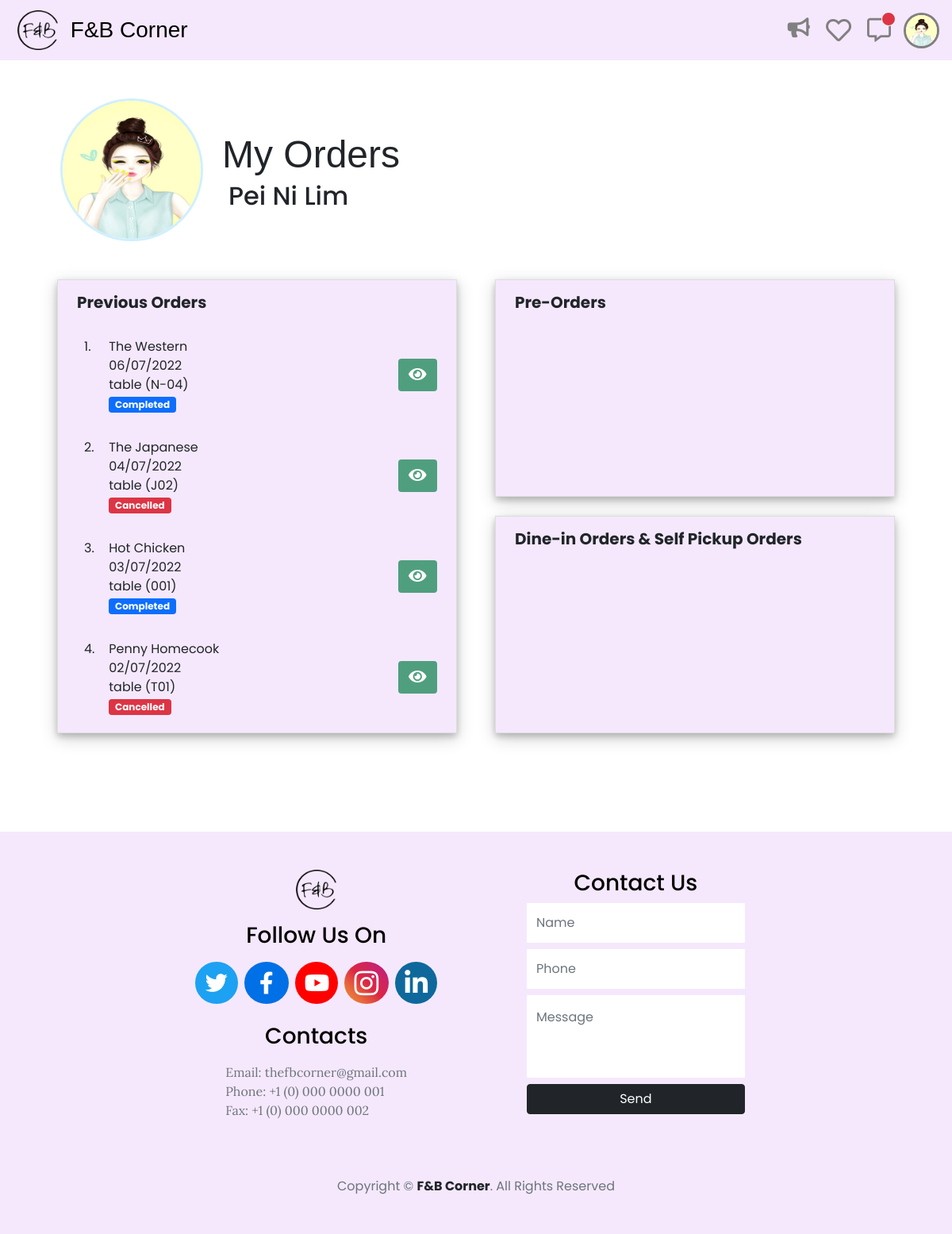
/fbcorner/store/php/pages/order/my_order.php (signed in), run on the app's committed database.
### tables this page shows
CREATE TABLE `customer` (
  `cus_id` varchar(5) NOT NULL,
  `firstname` varchar(32) NOT NULL,
  `lastname` varchar(32) NOT NULL,
  `email` varchar(96) NOT NULL,
  `contact_num` varchar(12) NOT NULL,
  `password` varchar(1000) NOT NULL,
  `profile_pic` varchar(255) NOT NULL DEFAULT 'default_pp.png',
  `join_date` date NOT NULL DEFAULT current_timestamp()
);

CREATE TABLE `order` (
  `order_id` int(11) NOT NULL,
  `rest_id` varchar(5) NOT NULL,
  `cus_id` varchar(5) NOT NULL,
  `table_id` int(11) NOT NULL,
  `pickup_time` datetime DEFAULT NULL,
  `item_quantity` longtext NOT NULL CHECK (json_valid(`item_quantity`)),
  `voucher_id` int(11) NOT NULL,
  `reservation_id` int(11) NOT NULL,
  `status` varchar(100) NOT NULL,
  `additional_notes` varchar(1000) NOT NULL,
  `remarks` varchar(1000) NOT NULL,
  `promotions` longtext DEFAULT NULL CHECK (json_valid(`promotions`)),
  `created_date` datetime NOT NULL DEFAULT current_timestamp(),
  `modified_date` datetime NOT NULL DEFAULT current_timestamp(),
  `deleted_data` longtext NOT NULL DEFAULT '[]'
);

CREATE TABLE `restaurant` (
  `rest_id` varchar(5) NOT NULL,
  `rest_name` varchar(100) NOT NULL,
  `owner_name` varchar(64) NOT NULL,
  `owner_contact_num` varchar(12) NOT NULL,
  `owner_email` varchar(96) NOT NULL,
  `contact_num` varchar(12) NOT NULL,
  `email` varchar(96) NOT NULL,
  `address` varchar(400) NOT NULL,
  `city` varchar(20) DEFAULT NULL,
  `rest_profile` varchar(255) NOT NULL DEFAULT 'default_pp_rest.png',
  `cover_photo` varchar(255) NOT NULL DEFAULT 'default_cover.png',
  `documents` longtext NOT NULL CHECK (json_valid(`documents`)),
  `description` varchar(1000) NOT NULL,
  `dining_style_id` int(11) NOT NULL DEFAULT 0,
  `tags` longtext NOT NULL DEFAULT '[]',
  `opening_hours` longtext NOT NULL DEFAULT '[]',
  `daily_opening_hours` longtext NOT NULL DEFAULT '[]',
  `photos` longtext NOT NULL DEFAULT '[]',
  `additional_notes` varchar(1000) NOT NULL,
  `join_date` date NOT NULL DEFAULT current_timestamp()
);

CREATE TABLE `table` (
  `table_id` int(11) NOT NULL,
  `rest_id` varchar(5) NOT NULL,
  `table_num_name` varchar(10) NOT NULL,
  `capacity` int(11) NOT NULL,
  `status` int(11) NOT NULL DEFAULT 1,
  `sort_order` int(11) NOT NULL DEFAULT 0
);

### fbcorner/store/php/helpers/customer.php (called while the page is built, shortened)
<?php
    function getCustomer($connection, $cus_id){
        $sql = "SELECT * FROM customer WHERE `cus_id` = '" . $cus_id . "'";
        $statement = $connection->query($sql);
        $results = $statement->fetch_array(MYSQLI_ASSOC);
        return $results;
    }
?>

### fbcorner/admin/php/helpers/order.php (called while the page is built, shortened)
<?php
    function getCustomerOrders($connection, $cus_id, $filter_data = array()){
        $sql = "SELECT o.*, rr.*, o.order_id AS order_id, CASE WHEN (o.reservation_id != '0') THEN (CASE WHEN CONCAT(r.date, ' ', ts.start_time) IS NULL THEN r.date ELSE CONCAT(r.date, ' ', ts.start_time) END) ELSE o.created_date END AS `datetime` FROM `order` o LEFT JOIN reservation r ON (r.reservation_id = o.reservation_id) LEFT JOIN time_slot ts ON (CAST(ts.time_slot_id AS CHAR) = (JSON_EXTRACT(r.time_slot_id, '$[0]'))) LEFT JOIN rating_review rr ON (rr.order_id = o.order_id) WHERE o.cus_id = '" . $cus_id . "'";
        if (isset($filter_data['preorder'])){
            $sql .= " AND o.reservation_id != '0'";
        }
        if (isset($filter_data['status'])){
            $sql .= " AND o.status = '" . $filter_data['status'] . "'";
        }
        if (isset($filter_data['statuses'])){
            $sql .= " AND o.status IN ('" . $filter_data['statuses'][0] . "'";
            foreach ($filter_data['statuses'] as $key => $status){
                if ($key != 0)
                    $sql .= ",'" . $status . "'";
            }
            $sql .= ")";
        }
        if (isset($filter_data['not_statuses'])){
            $sql .= " AND o.status NOT IN ('" . $filter_data['not_statuses'][0] . "'";
            foreach ($filter_data['not_statuses'] as $key => $not_status){
                if ($key != 0)
                    $sql .= ",'" . $not_status . "'";
            }
            $sql .= ")";
        }
        if (isset($filter_data['order_by']) && isset($filter_data['asc_desc'])){
            $sql .= " ORDER BY o." . $filter_data['order_by'] . " " . $filter_data['asc_desc'];
        } elseif (isset($filter_data['asc_desc'])) {
            $sql .= " ORDER BY `datetime` DESC";
        } else {
            $sql .= " ORDER BY `datetime` ASC";
        }
        $statement = $connection->query($sql);
        $results = $statement->fetch_all(MYSQLI_ASSOC);
        return $results;
    }
?>

### fbcorner/admin/php/helpers/restaurant.php (called while the page is built, shortened)
<?php
    function getRestaurant($connection, $rest_id){
        $sql = "SELECT *, TODAY_OPENING_CLOSING_TIME(daily_opening_hours, 'open') AS opening_time, TODAY_OPENING_CLOSING_TIME(daily_opening_hours, 'close') AS closing_time FROM restaurant WHERE `rest_id` = '" . $rest_id . "'";
        $statement = $connection->query($sql);
        $results = $statement->fetch_array(MYSQLI_ASSOC);
        return $results;
    }
?>

### fbcorner/admin/php/helpers/table.php (called while the page is built, shortened)
<?php
    function getTable($connection, $table_id){
        $sql = "SELECT * FROM `table` WHERE `table_id` = '" . $table_id . "'";
        $statement = $connection->query($sql);
        $results = $statement->fetch_array(MYSQLI_ASSOC);
        return $results;
    }
?>

### fbcorner/store/php/pages/order/my_order.php (the view, shortened to what this page needs)
<?php
    include_once '../../../../db_connect.php';
    include_once '../../../../admin/php/helpers/order.php';
    include_once '../../../../admin/php/helpers/reservation.php';
    include_once '../../../../admin/php/helpers/restaurant.php';
    include_once '../../../../admin/php/helpers/table.php';
    include_once '../../../../admin/php/helpers/rating_review.php';
    if (isset($_SESSION['login_cus_id'])) {
      $previous_orders = getCustomerOrders($connection, $_SESSION['login_cus_id'], ['statuses' => ['Completed', 'Cancelled', 'Disabled'], 'asc_desc' => 'DESC']);
?>
<!DOCTYPE html>
<html lang="en">
<head>
    <?php include_once '../../../../link.php'?>
</head>
<body>
    <?php include_once '../../common/navigation_bar.php'; ?>
    <div class="d-flex flex-column" style="min-height: calc(100% - 76px)">
    <main>
      <div class="m-5">
        <div class="row row-cols-1 row-cols-sm-2 row-cols-md-2 mx-3">
            <div class="col-sm-12 col-md-2 d-flex" style="min-width: 180px;" id="title-image">
                <img width='180' height='180' class='rounded-circle align-self-center' style="border: 3px solid #d0efff;" src="../../../uploads/profile_pic/<?=$profile_img?>">
            </div>
            <div class="col-sm-12 col-md-10 align-self-center d-flex flex-column" id="title-name" style="width: fit-content;">
                <h1 style="cursor: default; font-size: 3rem;" class="mb-1 pt-2 font-bernard d-inline-block text-nowrap">My Orders</h1>
                <h2 class="mb-1 d-inline-block" style="cursor: default;"><?=$customer['firstname'] . ' ' . $customer['lastname']?></h2>
            </div>
        </div>
        <div class="row row-cols-1 row-cols-sm-1 row-cols-md-2 m-auto mb-3 mt-5" style="margin-bottom: 100px !important;">
          <div class="col p-0 px-4 mb-4 mt-0">
            <div class="box-style color-2 column">
              <div class="color-2 px-3 pt-2 w-100">
                <h5 class="fw-bold m-2">Previous Orders</h5>
                <table class="m-3 text-nowrap">
                <?php $counter = 1; ?>
                  <tbody>
                    <?php foreach ($previous_orders as $previous_order) { ?>
                      <tr style="height: 127px;">
                        <td class="align-top pt-3" width="7%"><?=$counter?>.</td>
                        <td class="align-top pt-3 pe-3">
                          <?=getRestaurant($connection, $previous_order['rest_id'])['rest_name']?><br>
                          <?=date('d/m/Y', strtotime($previous_order['datetime']))?><br>
                          <?php if ($previous_order['table_id'] != '0') { ?>
                            <?php $this_table_info = getTable($connection, $previous_order['table_id']);?>
                            table (<?=empty($this_table_info) ? json_decode($previous_order['deleted_data'], true)['table_num_name'] : $this_table_info['table_num_name']?>)<br>
                          <?php } else { ?>
                            <span class="text-danger">* </span>Self Pickup<br>
                          <?php } ?>
                          <?php if ($previous_order['status'] == 'Cancelled') { ?>
                            <span class="badge bg-danger">Cancelled</span>
                          <?php } elseif ($previous_order['status'] == 'Disabled') { ?>
                            <span class="badge bg-secondary">Disabled</span>
                          <?php } else { ?>
                            <span class="badge bg-primary">Completed</span>
                          <?php } ?>
                        </td>
                        <td>
                          <?php if ($previous_order['reservation_id'] == '0') { ?>
                          <button type="button" style="float: right;" class="btn bg-success bg-opacity-75 ms-2" onclick="viewDetails(<?=$previous_order['order_id']?>);" data-bs-toggle="tooltip" data-bs-placement="top" title="View"><i class="fas fa-eye font-size-20 text-white m-0 p-0" style="line-height: 25px;"></i></button>
                          <?php } else { ?>
                          <button type="button" style="float: right;" class="btn bg-success bg-opacity-75 ms-2" onclick="viewPreOrderDetails(<?=$previous_order['order_id']?>,<?=$previous_order['reservation_id']?>);" data-bs-toggle="tooltip" data-bs-placement="top" title="View"><i class="fas fa-eye font-size-20 text-white m-0 p-0" style="line-height: 25px;"></i></button>
                          <?php } ?>
                        </td>
                      </tr>
                      <?php $counter++; ?>
                    <?php } ?>
                  </tbody>
                </table>
              </div>
            </div>
          </div>
          <div class="col p-0 px-4 mb-4 mt-0" id="upcoming-dine-in-order-wrapper">
            <div class="box-style p-0 mt-0 color-2">
                <div class="color-2 px-3 pt-2 w-100">
                <h5 class="fw-bold m-2">Pre-Orders</h5>
                </div>
            </div>
            <div class="box-style p-0 mt-4 mt-0 color-2">
                <div class="color-2 px-3 pt-2 w-100">
                <h5 class="fw-bold m-2">Dine-in Orders &amp; Self Pickup Orders</h5>
                </div>
            </div>
          </div>
        </div>
      </div>
    </main>
    <?php include_once '../../common/notification.php'; ?>
    <?php include_once '../../common/footer.php'?>
    </div>
  </body>
</html>
<?php
  } else {
    header("Location: ../homepage/index.php");
    exit;
  }
?>

### fbcorner/store/php/common/navigation_bar.php (shortened to what this page needs)
<?php
    if (isset($_SESSION['login_cus_id'])){
        $sql = "SELECT * FROM `chat` WHERE receiver_id = '" . $_SESSION['login_cus_id'] . "' AND seen = 0";
        $statement = $connection->query($sql);
        $results = $statement->fetch_all(MYSQLI_ASSOC);
    }
?>
<header>
    <nav class="navbar navbar-expand-lg navbar-light color-2">
        <div class="container-fluid">
            <a class="navbar-brand" style="margin-left: 10px;" href="../homepage/index.php"><img height="50px" src="../../../assest/Logo.png"></a>
            <a class="font-bernard font-size-28" href="../homepage/index.php">F&amp;B Corner</a>
            <div class="collapse navbar-collapse justify-content-end" id="navbarSupportedContent">
                <ul class="navbar-nav ms-auto">
                    <li class="nav-item">
                        <a class="nav-link active ps-2 me-1 align-self-center" href="../promotion/promotional_ads.php" style="padding-top: 10px;"><i class="fas fa-bullhorn" style="font-size: 25px; color: grey" data-bs-toggle="tooltip" data-bs-placement="bottom" title="Promotions"></i></a>
                    </li>
                <?php if (!isset($_SESSION['login_cus_id'])) { ?>
                    <li class="nav-item">
                        <a class="nav-link active" id="sign-up-button" href="#" style="line-height: 32px;"><button type="button" class="btn btn-primary">Sign Up</button></a>
                    </li>
                <?php } else { ?>
                    <li class="nav-item">
                        <a class="nav-link active ps-2 me-1 align-self-center" href="../restaurant/my_fav_restaurant.php" style="padding-top: 10px;"><i class="far fa-heart" style="font-size: 32px; color: grey" data-bs-toggle="tooltip" data-bs-placement="bottom" title="Favourite Restaurants"></i></a>
                    </li>
                    <li class="nav-item">
                        <a class="nav-link active px-2 pe-3" id="my_message" href="../message/my_message.php" style="line-height: 32px;">
                            <div class="position-relative" style="padding-top: 3px; height: 30px; width: fit-content;">
                                <i class="far fa-comment-alt" style="font-size: 30px; color: grey" data-bs-toggle="tooltip" data-bs-placement="bottom" title="Messages"></i>
                                <span class="position-absolute translate-middle p-2 bg-danger border border-light rounded-circle<?=$results ? '' : ' d-none'?>" style="top: 15%; left: 90%" id="my_message_noti">
                                </span>
                            </div>
                        </a>
                    </li>
                <?php } ?>
                    <li class="nav-item dropdown">
                        <?php if (!isset($_SESSION['login_cus_id'])) { ?>
                            <a class="nav-link active" id="sign-in-button" href="#" style="line-height: 32px;"><button type="button" class="btn btn-secondary" style="width: 86.28px;">Sign In</button></a>
                        <?php } else { ?>
                            <?php
                                include_once '../../helpers/customer.php';
                                $customer = getCustomer($connection, $_SESSION['login_cus_id']);
                                $profile_img = $customer['profile_pic'];
                            ?>
                            <a class="nav-link dropdown-toggle p-0 mt-1" id="nav-bar-dropdown" href="#" role="button" data-bs-toggle="dropdown" aria-expanded="false"><img src="../../../uploads/profile_pic/<?=$profile_img?>" alt="" width="45" height="45" class="rounded-circle" style="border: 3px solid grey;"></a>
                        <?php } ?>
                    </li>
                </ul>
            </div>
        </div>
    </nav>
</header>

### fbcorner/style.css (style rules this page uses)
.font-bernard { font-family: "Bernard MT Condensed", "Comic Sans MS", Arial, Helvetica, sans-serif; }
.font-size-20 { font-size: 20px; }
.font-size-28 { font-size: 28px; }
.color-2 { background-color: #f5e8fd !important; }
h1, h2, h3, h4, h5, h6 { cursor: default; }
a, a:hover { text-decoration: none; color: black; }
button { border: 0px; background-color: transparent; }
h1, h2, h3, h4 { cursor: default; }
.box-style { background-color: #fafafa; border: 1px solid #ddd; box-shadow: 0 4px 8px 0 rgba(0, 0, 0, 0.2), 0 6px 20px 0 rgba(0, 0, 0, 0.19); }
html { height: 100%; }
body { position: relative; min-height: 100%; }
body { margin: 0; padding: 0; font-family: "Poppins", sans-serif; }
#nav-bar-dropdown::after { border: 0; }

### fbcorner/store/php/pages/order/my_order.php (style rules this page uses)
.column { max-height: 572px; min-height: 572px; overflow-y: auto; box-shadow: 0 4px 8px 0 rgba(0, 0, 0, 0.2), 0 6px 20px 0 rgba(0, 0, 0, 0.19); }
#title-image, #title-image img { min-width: 180px; max-width: 180px; }
@media (min-width: 768px) { .col { flex: 1 0 0%; } }
@media (min-width: 768px) { #title-name { margin-left: 1.5rem; } }
@media (min-width: 768px) { #title-name h2 { margin-left: 0.5rem; } }
.box-style { overflow-x: auto; max-width: 100%; }
#upcoming-dine-in-order-wrapper .box-style { max-height: 274px; min-height: 274px; overflow-y: auto; }
.col table { width: 95%; }
body { height: 100%; }

### data on the page
customer: profile_pic (picture), firstname "Pei Ni", lastname "Lim"
order: rest.rest_name "The Western", datetime "06/07/2022", table.table_num_name "N-04", status "Completed"
order: rest.rest_name "The Japanese", datetime "04/07/2022", table.table_num_name "J02", status "Cancelled"
order: rest.rest_name "Hot Chicken", datetime "03/07/2022", table.table_num_name "001", status "Completed"
order: rest.rest_name "Penny Homecook", datetime "02/07/2022", table.table_num_name "T01", status "Cancelled"
